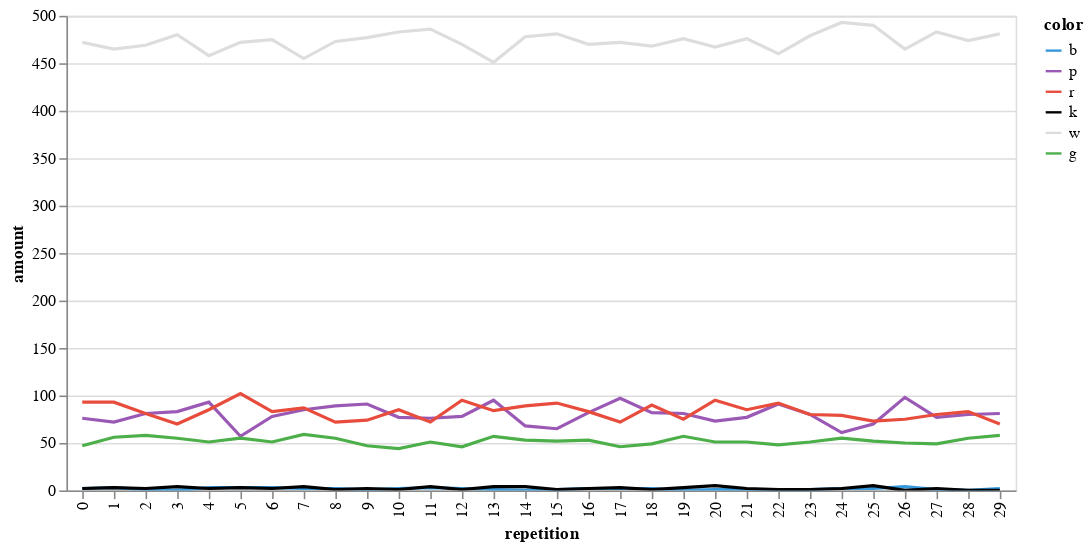

The code cell stored with this chart in its notebook:
### Code cell
alt.Chart(final_percents).mark_line().encode(x="repetition:O", y="amount:Q", color=alt.Color(
                    "color",
                    scale=alt.Scale(
                        domain=list(visualizer.colors.keys()),
                        range=list(visualizer.colors.values()),
                    ),
                )).interactive()

### Figure 1 — Vega-Lite specification as saved in the notebook (floating-point values rounded to 4 significant figures; data arrays with more than 128 entries replaced by an {"elided": "..."} marker saying what was removed)
{"config": {"view": {"continuousWidth": 400, "continuousHeight": 300}}, "data": {"name": "data-3e504d47777c1b0e92d0b6d83a121ebe"}, "mark": "line", "encoding": {"color": {"type": "nominal", "field": "color", "scale": {"domain": ["b", "p", "r", "k", "w", "g"], "range": ["#3498db", "#9b59b6", "#e74c3c", "#000000", "#dddddd", "#4daf4a"]}}, "x": {"type": "ordinal", "field": "repetition"}, "y": {"type": "quantitative", "field": "amount"}}, "selection": {"selector002": {"type": "interval", "bind": "scales", "encodings": ["x", "y"]}}, "$schema": "https://vega.github.io/schema/vega-lite/v4.8.1.json", "datasets": {"data-3e504d47777c1b0e92d0b6d83a121ebe": {"elided": "180 records"}}}
